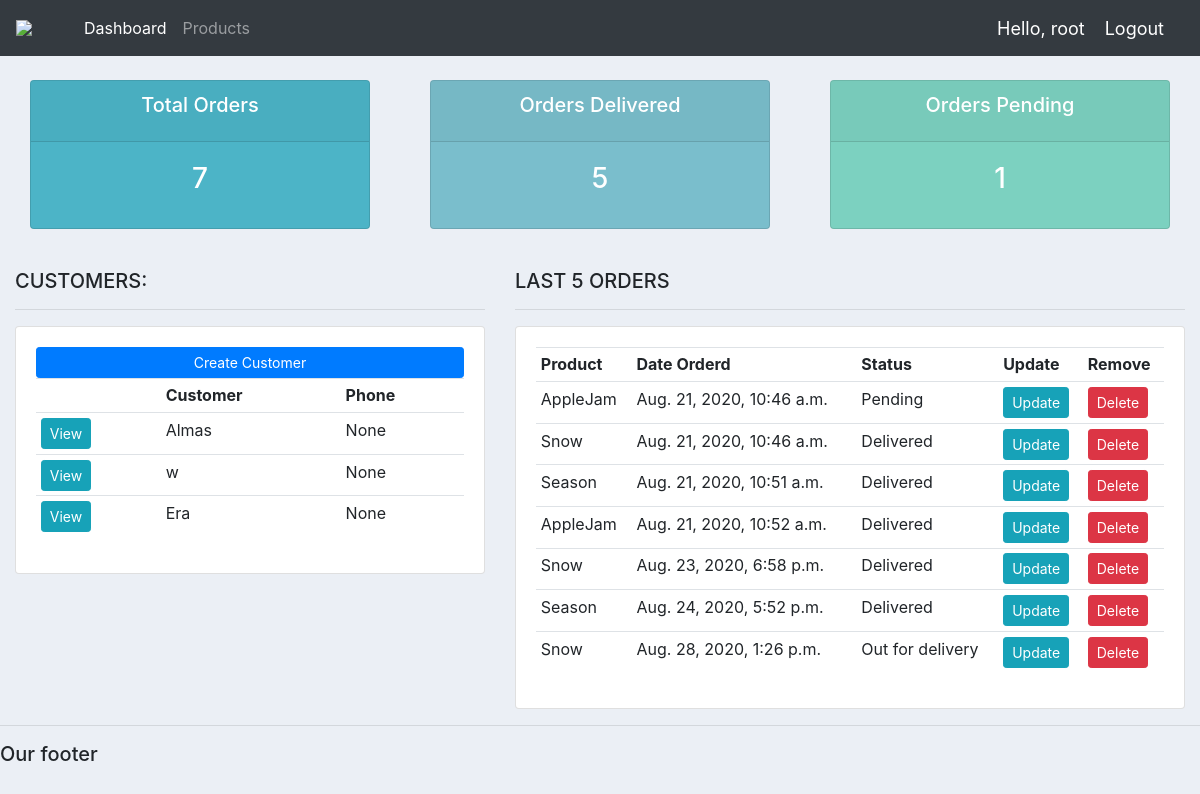
Screenshot of / (signed in) with the database file from the repository.
### accounts/models.py (models this page shows, shortened)
class Customer(models.Model):
    user = models.OneToOneField(User, null=True, blank=True, on_delete=models.CASCADE)
    name = models.CharField(max_length=200, null=True)
    phone = models.CharField(max_length=200, null=True)
    email = models.CharField(max_length=200, null=True)
    profile_pic = models.ImageField(default="profile1.png", null=True, blank=True)
    data_created = models.DateTimeField(auto_now_add=True, null=True)

class Order(models.Model):
    STATUS = (
        ('Pending', 'Pending'),
        ('Out for delivery', 'Out for delivery'),
        ('Delivered', 'Delivered'),
    )
    customer = models.ForeignKey(Customer, null=True, on_delete = models.SET_NULL)
    product = models.ForeignKey(Product, null=True, on_delete = models.SET_NULL)
    data_created = models.DateTimeField(auto_now_add=True, null=True)
    status = models.CharField(max_length=200, null=True, choices=STATUS)
    note = models.CharField(max_length=1000, null=True)

class Product(models.Model):
    CATEGORY = (
        ('Indoor', 'Indoor'),
        ('Out Door', 'Out Door'),
    )
    name = models.CharField(max_length=200, null=True)
    price = models.FloatField(null=True)
    category = models.CharField(max_length=200, null=True, choices=CATEGORY)
    description = models.CharField(max_length=200, null=True, blank=True)
    data_created = models.DateTimeField(auto_now_add=True, null=True)
    tags = models.ManyToManyField(Tag)
    def __str__(self):
        return self.name

### accounts/decorators.py (the view)
	def wrapper_function(request, *args, **kwargs):
		group = None
		if request.user.groups.exists():
			group = request.user.groups.all()[0].name
		if group == 'customer':
			return redirect('user-page')
		if group == 'admin':
			return view_func(request, *args, **kwargs)

### accounts/views.py (called while the page is built)
@login_required(login_url='login')
@admin_only
def home(request):
    orders = Order.objects.all()
    customers = Customer.objects.all()
    total_orders = orders.count()
    delivered = orders.filter(status='Delivered').count()
    pending = orders.filter(status='Pending').count()
    context = {'orders': orders, 'customers': customers,
               'total_orders': total_orders, 'delivered': delivered,
               'pending': pending}
    return render(request, 'accounts/dashboard.html', context)

### accounts/templates/accounts/dashboard.html
{%  extends 'accounts/main.html' %}
{% block content %}
{%  include 'accounts/Status.html' %}
<br>
<div class="row">
	<div class="col-md-5">
		<h5>CUSTOMERS:</h5>
		<hr>
		<div class="card card-body">
			<a class="btn btn-primary  btn-sm btn-block" href="">Create Customer</a>
			<table class="table table-sm">
				<tr>
                    <th></th>
					<th>Customer</th>
					<th>Phone</th>
				</tr>
                {%  for customer in customers %}
                    <tr>
                        <td><a class="btn btn-sm btn-info" href="{% url 'customer' customer.id %}">View</a></td>
                        <td>{{ customer.name }}</td>
                        <td>{{ customer.phone }}</td>
                    </tr>
                {% endfor %}
			</table>
		</div>
	</div>
	<div class="col-md-7">
		<h5>LAST 5 ORDERS</h5>
		<hr>
		<div class="card card-body">
			<table class="table table-sm">
				<tr>
					<th>Product</th>
					<th>Date Orderd</th>
					<th>Status</th>
					<th>Update</th>
					<th>Remove</th>
				</tr>
                {%  for order in orders %}
                    <tr>
                        <td>{{ order.product }}</td>
                        <td>{{ order.data_created }}</td>
                        <td>{{ order.status }}</td>
                        <td><a class="btn btn-sm btn-info" href="{% url 'update_order' order.id %}">Update</a></td>
                        <td><a class="btn btn-sm btn-danger" href="{% url 'delete_order' order.id %}">Delete</a></td>
                    </tr>
                {% endfor %}
			</table>
		</div>
	</div>
</div>
{% endblock %}

### accounts/templates/accounts/Navbar.html (shortened to what this page needs)
{% load static %}
<nav class="navbar navbar-expand-lg navbar-dark bg-dark">
  <img src="{% static 'images/logo.png' %}" style="width: 60px">
  <div class="collapse navbar-collapse" id="navbarNav">
    <ul class="navbar-nav">
        {% if request.user.is_staff %}
      <li class="nav-item active">
        <a class="nav-link" href="{% url 'home' %}">Dashboard</a>
      </li>
      <li class="nav-item">
        <a class="nav-link" href="{% url 'product'%}">Products</a>
      </li>
        {% else %}
      <li class="nav-item">
        <a class="nav-link" href="{% url 'account'%}">Settings</a>
      </li>
        {% endif %}
    </ul>
  </div>
    <span class="hello-msg">Hello, {{ request.user }}</span>
    <span><a class="hello-msg" href="{% url 'logout' %}">Logout</a></span>
</nav>

### static/css/main.css (style rules this page uses)
body { background-color: #ebeff5; }

### accounts/templates/accounts/Navbar.html (style rules this page uses)
.hello-msg { font-size: 18px; color: #ffffff; margin-right: 20px; }

### rows the page displays
Customer: name "Almas", phone "None"
Customer: name "w", phone "None"
Customer: name "Era", phone "None"
Order: product "AppleJam", data_created "Aug. 21, 2020, 10:46 a.m.", status "Pending"
Order: product "Snow", data_created "Aug. 21, 2020, 10:46 a.m.", status "Delivered"
Order: product "Season", data_created "Aug. 21, 2020, 10:51 a.m.", status "Delivered"
Order: product "AppleJam", data_created "Aug. 21, 2020, 10:52 a.m.", status "Delivered"
Order: product "Snow", data_created "Aug. 23, 2020, 6:58 p.m.", status "Delivered"
Order: product "Season", data_created "Aug. 24, 2020, 5:52 p.m.", status "Delivered"
Order: product "Snow", data_created "Aug. 28, 2020, 1:26 p.m.", status "Out for delivery"

### other values shown
{{ request.user }} "root"
{{ total_orders }} "7"
{{ delivered }} "5"
{{ pending }} "1"
